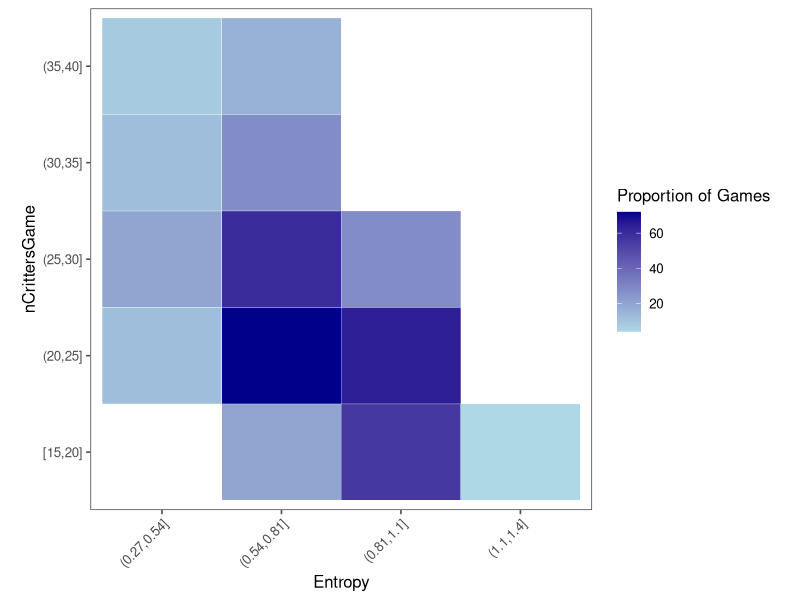
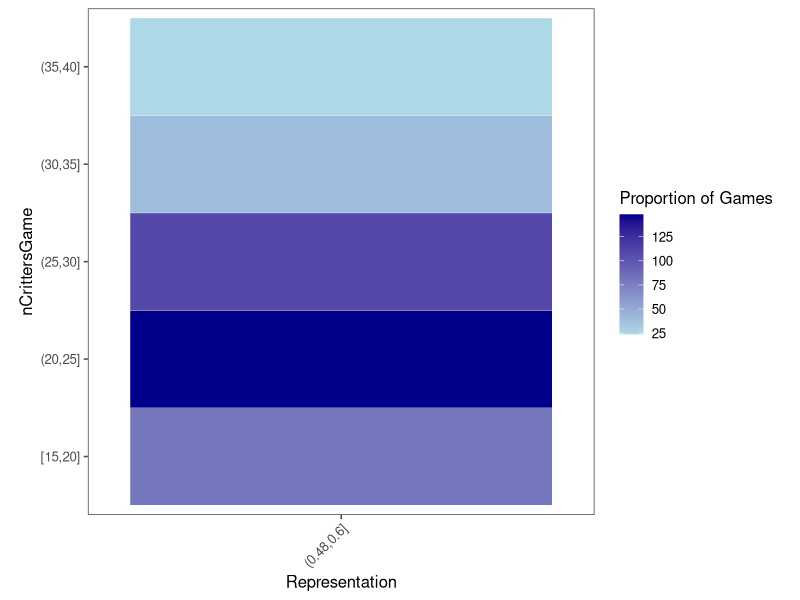
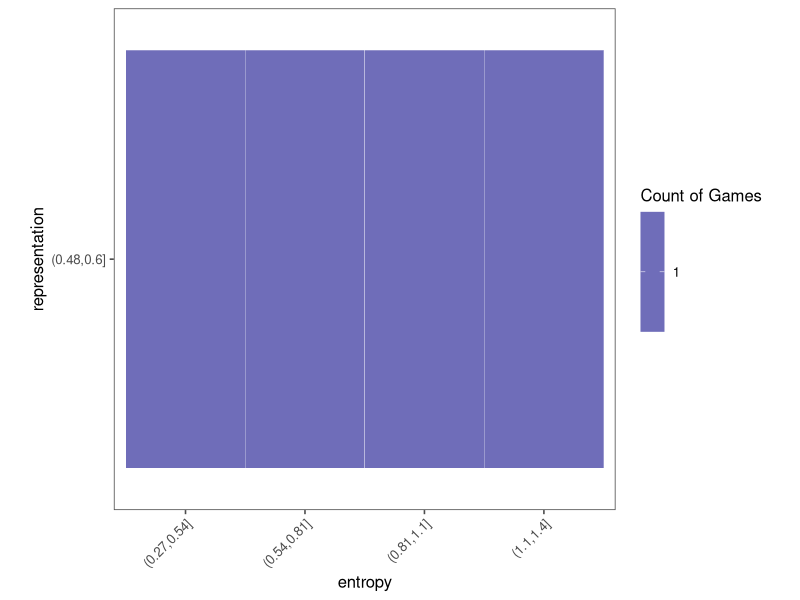
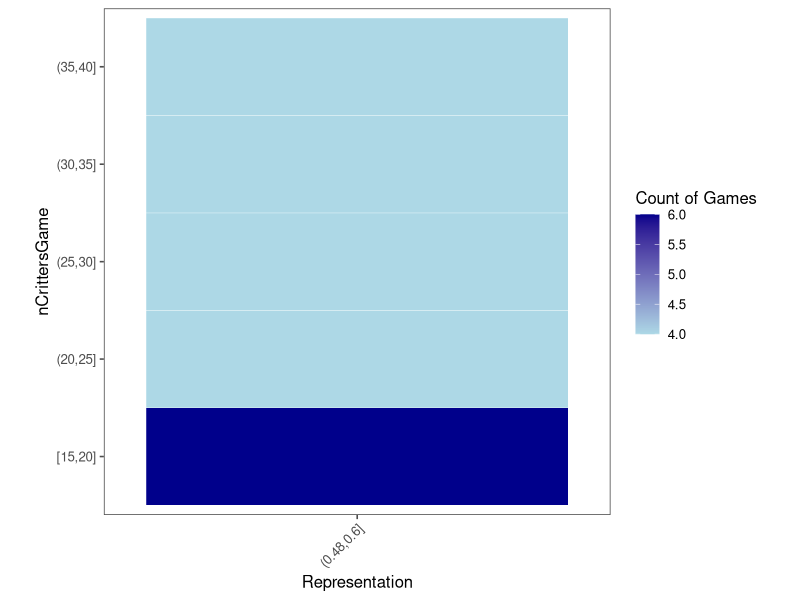
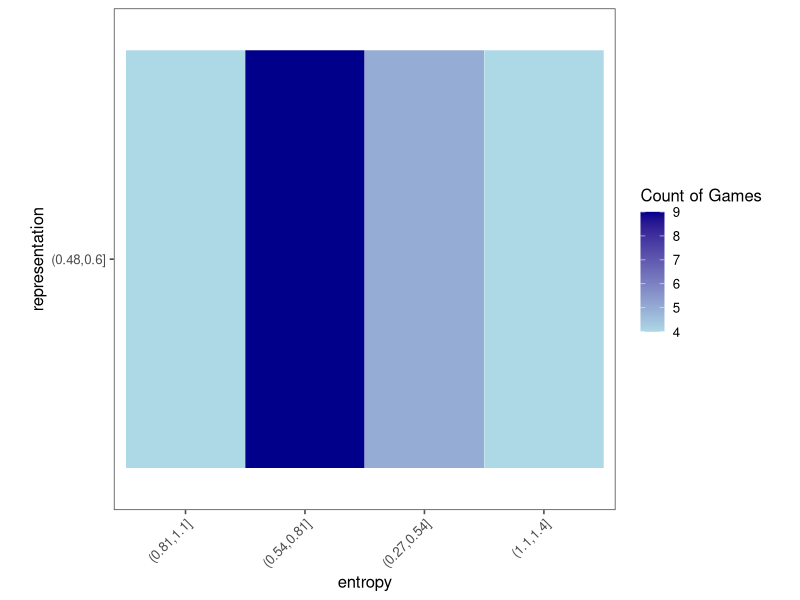
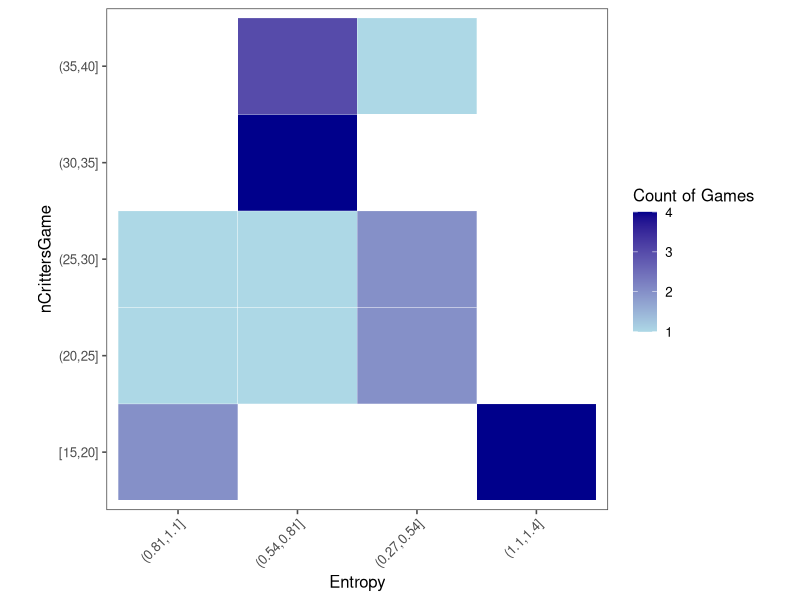

These figures' R source, in order:
## ---- chunk 1
library(conflicted)  
conflict_prefer("filter", "dplyr")
conflict_prefer("lag", "dplyr")
library(jsonlite)
library(tidyverse)
library(here)
library(ggthemes)

theme_set(theme_few())
## ---- chunk 2
d.random <- read_csv(here('analysis/2_simulations/game_results_2_FIXED.csv'), col_types = 'ccii') %>%
  mutate(
    mleEstimate = nRabbits / (nRabbits + nSquirrels),
    nCritters = nRabbits + nSquirrels
  ) %>%
  group_by(gameID) %>%
  mutate(
    nRabbitsGame = sum(nRabbits),
    nSquirrelsGame = sum(nSquirrels),
    mleGame = nRabbitsGame / (nRabbitsGame + nSquirrelsGame),
    totalCritters = sum(nCritters),
    prob = nCritters / totalCritters,
    entropy = -sum(ifelse(prob > 0, prob * log(prob), 0)),
    representation = mean(abs(mleEstimate - mleGame))
  )

## ---- chunk 3
nCritters_entropy_heatmap <- d.random %>%
  mutate(
    nCrittersGame_bin = cut(totalCritters,right = TRUE, breaks = seq(15, 100, by = 5), include.lowest = TRUE),
    entropy_bin = cut(entropy, breaks = seq(0, 2, .27), include.lowest = TRUE, right = TRUE, dig.lab = 2)
  ) %>%
  group_by(nCrittersGame_bin, entropy_bin) %>%
  summarise(count = n()) %>%
  mutate(prop = count / sum(count))


# Heatmap for nCrittersGame vs. Entropy
ggplot(nCritters_entropy_heatmap, aes(x = entropy_bin, y = nCrittersGame_bin)) +
  geom_tile(aes(fill = count), color = "white") +
  scale_fill_gradient(name = "Proportion of Games", low = "lightblue", high = "darkblue") +
  labs(x = "Entropy", y = "nCrittersGame") +
  theme_few() +
  theme(
    aspect.ratio = 1, axis.text.x = element_text(angle = 45, hjust = 1)
  )


## ---- chunk 4
# Binned data for nCrittersGame vs. Representation
nCritters_rep_heatmap <- d.random %>%
  mutate(
    nCrittersGame_bin = cut(totalCritters,right = TRUE, breaks = seq(15, 100, by = 5), include.lowest = TRUE),
    representation_bin = cut(representation,right = TRUE, breaks = seq(0, 1, .12), include.lowest = TRUE, dig.lab = 2)
  ) %>%
  group_by(nCrittersGame_bin, representation_bin) %>%
  summarise(count = n()) %>%
  mutate(prop = count / sum(count))

# Heatmap for nCrittersGame vs. Representation
ggplot(nCritters_rep_heatmap, aes(x = representation_bin, y = nCrittersGame_bin)) +
  geom_tile(aes(fill = count), color = "white") +
  scale_fill_gradient(name = "Proportion of Games", low = "lightblue", high = "darkblue") +
  labs(x = "Representation", y = "nCrittersGame") +
  theme_few() +
  theme(
    aspect.ratio = 1, axis.text.x = element_text(angle = 45, hjust = 1)
  )

## ---- chunk 5
entropy_rep_heatmap <- d.random %>%
  mutate(
       entropy_bin = cut(entropy, breaks = seq(0, 2, .27), include.lowest = TRUE, right = TRUE, dig.lab = 2),
    representation_bin = cut(representation,right = TRUE, breaks = seq(0, 1, .12), include.lowest = TRUE, dig.lab = 2)
  ) %>%
  group_by(entropy_bin, representation_bin) %>%
  summarise(count = n()) %>%
  mutate(prop = count / sum(count))

heatmap_test <- entropy_rep_heatmap %>%
  group_by(entropy_bin, representation_bin) %>%
  summarise(count = n()) %>%
  mutate(prop = count / sum(count))

ggplot(heatmap_test, aes(x = entropy_bin, y = representation_bin)) +
  geom_tile(aes(fill = count), color = "white") +
  scale_fill_gradient(name = "Count of Games", low = "lightblue", high = "darkblue") +
  labs(x = "entropy", y = "representation") +
  theme_few() +
  theme(
    aspect.ratio = 1, axis.text.x = element_text(angle = 45, hjust = 1)
  )
## ---- chunk 6
d.random <- d.random %>% 
    mutate(
      entropy_bin = cut(abs(entropy), breaks = seq(0, 2, .27), right = TRUE, include.lowest = TRUE, dig.lab = 2), 
      representation_bin = cut(abs(representation), breaks = seq(0, 1, .12), right = TRUE, include.lowest = TRUE, dig.lab = 2)) %>%
    mutate(
      nCrittersGame_bin = cut(totalCritters, breaks = seq(15, 100, by = 5), right = TRUE, include.lowest = TRUE)
    ) %>%
  filter(!is.na(entropy_bin))

possible_values_e <- unique(factor(d.random$entropy_bin))
print(possible_values_e)
possible_values_r <- unique(d.random$representation_bin)
print(possible_values_r)
possible_values_tC <- unique(d.random$nCrittersGame_bin)
print(possible_values_tC)
## ---- chunk 7
set.seed(1)
# Drop excess levels from all factor columns in the dataframe
d.random <- d.random %>%
  mutate(across(where(is.factor), droplevels))
# Initialize an empty dataframe to store results
filtered_df <- data.frame()
# Define the combinations of columns to check
combinations <- list(
  c("entropy_bin", "representation_bin"),
  c("representation_bin", "nCrittersGame_bin")
)
# Loop through each combination of columns
for (combo in combinations) {
  col1 <- combo[1]
  col2 <- combo[2]

  # Get unique combinations of the two columns
  unique_combinations <- unique(d.random[, c(col1, col2)])

  # For each unique combination of values
  for (i in 1:nrow(unique_combinations)) {
    vals <- unique_combinations[i, ]

    # Convert to character for comparison
    val1 <- as.character(vals[[1]])
    val2 <- as.character(vals[[2]])

    # Debugging: print current combination being processed
    print(paste("Processing:", val1, val2))

    # Filter rows matching the current combination
    combo_rows <- d.random[
      as.character(d.random[[col1]]) == val1 & 
      as.character(d.random[[col2]]) == val2, ]

    # Debugging: check how many rows match the current combination
    print(paste("Rows matched for", val1, val2, ":", nrow(combo_rows)))

    # Find how many of these rows are already in filtered_df
    existing_rows <- filtered_df[
      as.character(filtered_df[[col1]]) == val1 & 
      as.character(filtered_df[[col2]]) == val2, ]

    # Sample up to 4 rows for the current combination
    needed <- 4 - nrow(existing_rows)

    if (needed > 0 && nrow(combo_rows) > 0) {
      sampled_rows <- combo_rows[sample(1:nrow(combo_rows), min(needed, nrow(combo_rows))), ]
      filtered_df <- rbind(filtered_df, sampled_rows)
    }
  }
}
print(filtered_df)

## ---- chunk 8
# Count unique pairings for each comparison
count_entropy_representation <- filtered_df %>%
  group_by(entropy_bin, representation_bin) %>%
  summarise(count = n(), .groups = 'drop')

count_representation_nCritters <- filtered_df %>%
  group_by(representation_bin, nCrittersGame_bin) %>%
  summarise(count = n(), .groups = 'drop')

count_nCritters_entropy <- filtered_df %>%
  group_by(nCrittersGame_bin, entropy_bin) %>%
  summarise(count = n(), .groups = 'drop')

# Combine the counts into one summary dataframe
count_summary <- list(
  entropy_representation = count_entropy_representation,
  representation_nCritters = count_representation_nCritters,
  nCritters_entropy = count_nCritters_entropy
)

# Print the counts for each unique comparison
print(count_summary$entropy_representation)
print(count_summary$representation_nCritters)
print(count_summary$nCritters_entropy)


## ---- chunk 9

rows_to_drop <- c(1)

balanced_df <- filtered_df [-rows_to_drop, ]

## ---- chunk 10
heatmap_test <- balanced_df %>%
  group_by(nCrittersGame_bin, representation_bin) %>%
  summarise(count = n()) %>%
  mutate(prop = count / sum(count))

ggplot(heatmap_test, aes(x = representation_bin, y = nCrittersGame_bin)) +
  geom_tile(aes(fill = count), color = "white") +
  scale_fill_gradient(name = "Count of Games", low = "lightblue", high = "darkblue") +
  labs(x = "Representation", y = "nCrittersGame") +
  theme_few() +
  theme(
    aspect.ratio = 1, axis.text.x = element_text(angle = 45, hjust = 1)
  )


## ---- chunk 11
heatmap_test <- balanced_df %>%
  group_by(entropy_bin, representation_bin) %>%
  summarise(count = n()) %>%
  mutate(prop = count / sum(count))

ggplot(heatmap_test, aes(x = entropy_bin, y = representation_bin)) +
  geom_tile(aes(fill = count), color = "white") +
  scale_fill_gradient(name = "Count of Games", low = "lightblue", high = "darkblue") +
  labs(x = "entropy", y = "representation") +
  theme_few() +
  theme(
    aspect.ratio = 1, axis.text.x = element_text(angle = 45, hjust = 1)
  )

## ---- chunk 12
nCritters_entropy_heatmap_new <-balanced_df %>%
  group_by(nCrittersGame_bin, entropy_bin) %>%
  summarise(count = n()) %>%
  mutate(prop = count / sum(count))


# Heatmap for nCrittersGame vs. Entropy
ggplot(nCritters_entropy_heatmap_new, aes(x = entropy_bin, y = nCrittersGame_bin)) +
  geom_tile(aes(fill = count), color = "white") +
  scale_fill_gradient(name = "Count of Games", low = "lightblue", high = "darkblue") +
  labs(x = "Entropy", y = "nCrittersGame") +
  theme_few() +
  theme(
    aspect.ratio = 1, axis.text.x = element_text(angle = 45, hjust = 1)
  )

## ---- chunk 13
filtered_gameID_df <- d.random %>% 
  filter(gameID %in% balanced_df$gameID)

repeated_gameIDs <- balanced_df %>%
  count(gameID) %>%
  filter(n > 1)

print(repeated_gameIDs)
## ---- chunk 14
balanced_df2 <- left_join(d.random, balanced_df) %>%
  filter(gameID %in% balanced_df$gameID)


final_df <- balanced_df2 %>%
  filter(gameID %in% balanced_df2$gameID) %>%
  group_by(gameID) %>%
  summarise(
    players = list(playerID),
    nRabbits = list(nRabbits),
    nSquirrels = list(nSquirrels),
    mleEstimate = list(mleEstimate),
    nCritters = list(nCritters),
    across(c(nRabbitsGame, nSquirrelsGame, mleGame, totalCritters,
             prob, entropy, representation, entropy_bin,
             representation_bin, nCrittersGame_bin), first))

duplicates <- final_df %>%
  filter(gameID %in% c(19,29,36,46,59,60,68,73,97)) %>%
  bind_rows(.) %>%  # Duplicate these rows
  bind_rows(final_df %>%
              filter(gameID %in% c(45)) %>%
              bind_rows(., .)) %>%
  bind_rows(final_df %>%
              filter(gameID %in% c(49)) %>%
              bind_rows(., ., .))  # Duplicate these rows for a total of four 

# Combine the original summary with duplicates
final_df2 <- bind_rows(final_df, duplicates) 

# Convert to JSON and write to file
final_df2 %>%
  toJSON(pretty = TRUE) %>%
  write(file = "games_2.json")
## ---- chunk 15
final_df2 %>%
  write_csv("games_2.csv")
